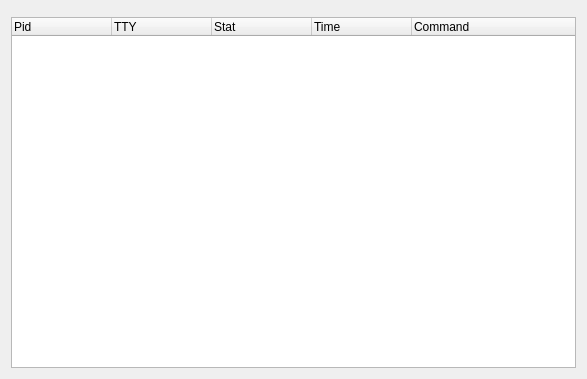
<ui version="4.0" >
 <class>ProcessSelection</class>
 <widget class="QWidget" name="ProcessSelection" >
  <property name="geometry" >
   <rect>
    <x>0</x>
    <y>0</y>
    <width>587</width>
    <height>379</height>
   </rect>
  </property>
  <layout class="QVBoxLayout" >
   <item>
    <widget class="KTreeWidgetSearchLineWidget" name="search" />
   </item>
   <item>
    <widget class="QTreeWidget" name="pids" >
     <column>
      <property name="text" >
       <string>Pid</string>
      </property>
     </column>
     <column>
      <property name="text" >
       <string>TTY</string>
      </property>
     </column>
     <column>
      <property name="text" >
       <string>Stat</string>
      </property>
     </column>
     <column>
      <property name="text" >
       <string>Time</string>
      </property>
     </column>
     <column>
      <property name="text" >
       <string>Command</string>
      </property>
     </column>
    </widget>
   </item>
  </layout>
 </widget>
 <customwidgets>
  <customwidget>
   <class>KTreeWidgetSearchLineWidget</class>
   <extends>QWidget</extends>
   <header>ktreewidgetsearchline.h</header>
  </customwidget>
 </customwidgets>
 <resources/>
 <connections/>
</ui>
